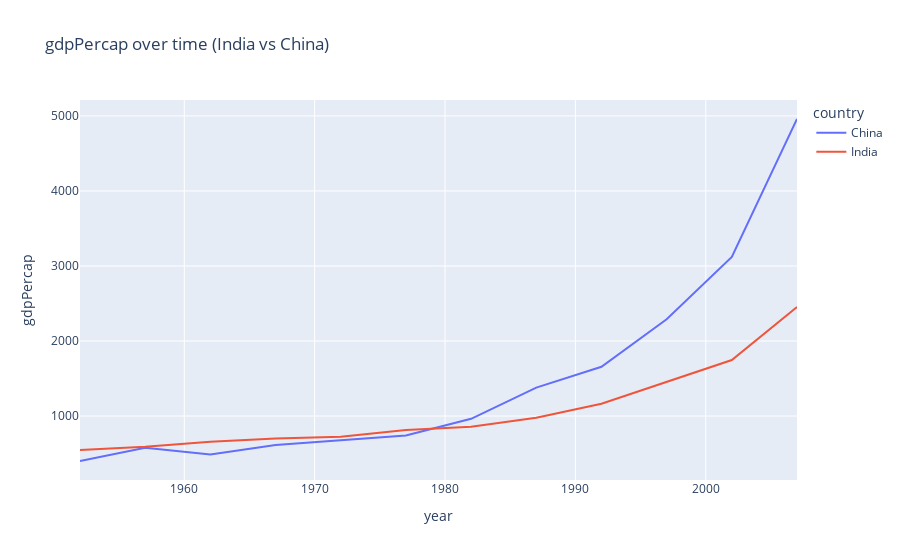

The notebook cell this image was saved under:
### Code cell
fig.show()

### Figure 1 — Plotly figure (JSON) as saved in the notebook; plotly's stock layout.template omitted (floating-point values rounded to 4 significant figures)
{"data": [{"customdata": [[556263527], [637408000], [665770000], [754550000], [862030000], [943455000], [1000281000], [1084035000], [1164970000], [1230075000], [1280400000], [1318683096]], "hovertemplate": "<b>%{hovertext}</b><br><br>country=China<br>year=%{x}<br>gdpPercap=%{y}<br>pop=%{customdata[0]}<extra></extra>", "hovertext": ["Asia", "Asia", "Asia", "Asia", "Asia", "Asia", "Asia", "Asia", "Asia", "Asia", "Asia", "Asia"], "legendgroup": "China", "line": {"color": "#636efa", "dash": "solid"}, "marker": {"symbol": "circle"}, "mode": "lines", "name": "China", "orientation": "v", "showlegend": true, "type": "scatter", "x": [1952, 1957, 1962, 1967, 1972, 1977, 1982, 1987, 1992, 1997, 2002, 2007], "xaxis": "x", "y": [400.4, 576.0, 487.7, 612.7, 676.9, 741.2, 962.4, 1379.0, 1656.0, 2289.0, 3119.0, 4959.0], "yaxis": "y"}, {"customdata": [[372000000], [409000000], [454000000], [506000000], [567000000], [634000000], [708000000], [788000000], [872000000], [959000000], [1034172547], [1110396331]], "hovertemplate": "<b>%{hovertext}</b><br><br>country=India<br>year=%{x}<br>gdpPercap=%{y}<br>pop=%{customdata[0]}<extra></extra>", "hovertext": ["Asia", "Asia", "Asia", "Asia", "Asia", "Asia", "Asia", "Asia", "Asia", "Asia", "Asia", "Asia"], "legendgroup": "India", "line": {"color": "#EF553B", "dash": "solid"}, "marker": {"symbol": "circle"}, "mode": "lines", "name": "India", "orientation": "v", "showlegend": true, "type": "scatter", "x": [1952, 1957, 1962, 1967, 1972, 1977, 1982, 1987, 1992, 1997, 2002, 2007], "xaxis": "x", "y": [546.6, 590.1, 658.3, 700.8, 724.0, 813.3, 855.7, 976.5, 1164.0, 1459.0, 1747.0, 2452.0], "yaxis": "y"}], "layout": {"autosize": true, "legend": {"title": {"text": "country"}, "tracegroupgap": 0}, "title": {"text": "gdpPercap over time (India vs China)"}, "xaxis": {"anchor": "y", "autorange": true, "domain": [0, 1], "range": [1952, 2007], "title": {"text": "year"}, "type": "linear"}, "yaxis": {"anchor": "x", "autorange": true, "domain": [0, 1], "range": [147.2, 5212.0], "title": {"text": "gdpPercap"}, "type": "linear"}}}
